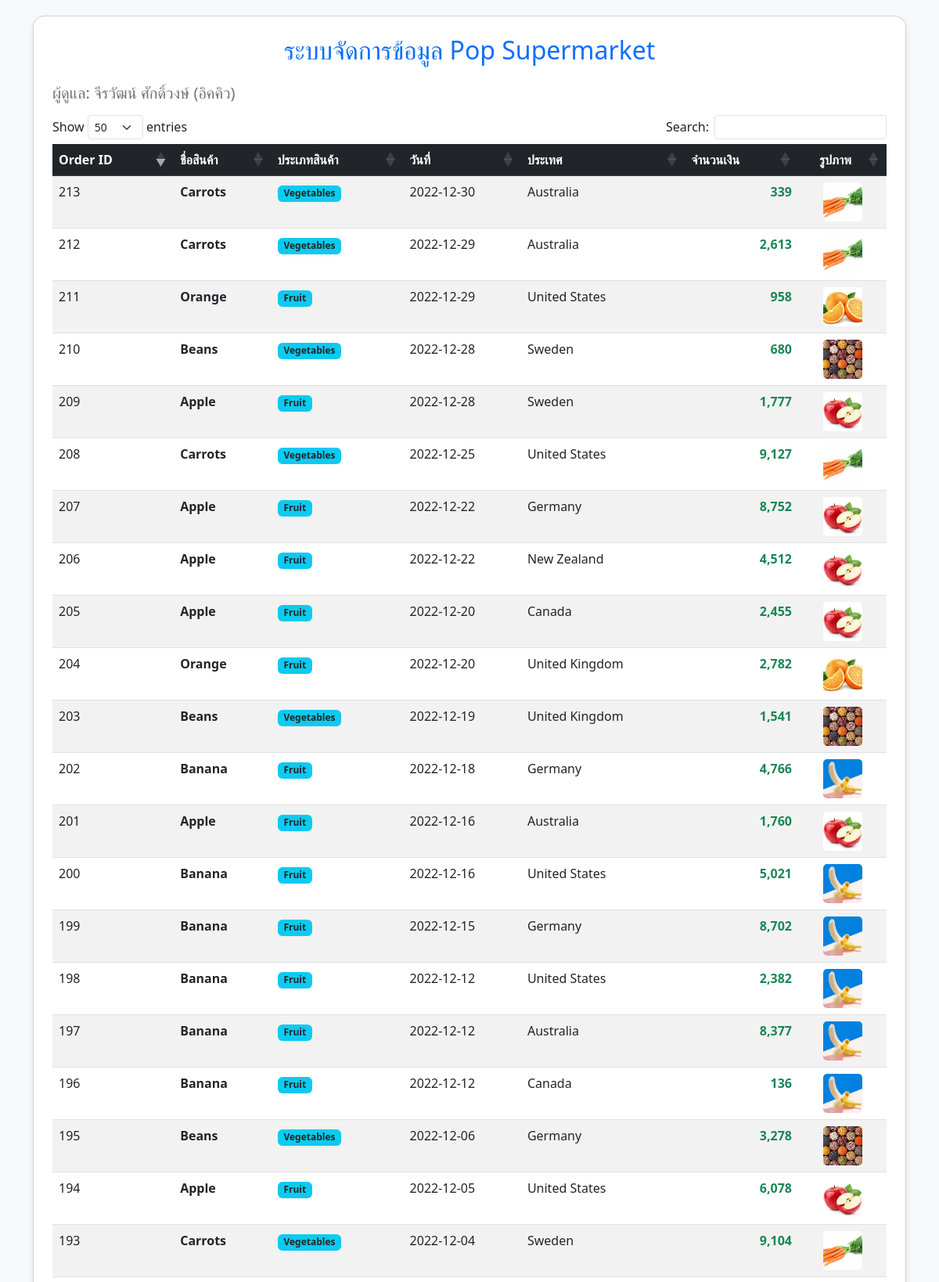
The app's page /jeerawat/g/c.php (upper part) with its own data.
### tables this page shows
CREATE TABLE `popsupermarket` (
  `p_order_id` int(11) NOT NULL,
  `p_product_name` varchar(100) NOT NULL,
  `p_category` varchar(100) NOT NULL,
  `p_date` date NOT NULL,
  `p_country` varchar(100) NOT NULL,
  `p_amount` int(9) NOT NULL
);

### jeerawat/g/c.php (the view, shortened to what this page needs)
<!doctype html>
<html lang="th">
<head>
    <link href="https://cdn.jsdelivr.net/npm/bootstrap@5.3.0/dist/css/bootstrap.min.css" rel="stylesheet">
    <link href="https://cdn.datatables.net/1.13.6/css/dataTables.bootstrap5.min.css" rel="stylesheet">
</head>
<body>
<div class="container">
    <div class="card p-4">
        <h2 class="mb-4 text-primary text-center">ระบบจัดการข้อมูล Pop Supermarket</h2>
        <h5 class="text-secondary mb-3">ผู้ดูแล: จีรวัฒน์ ศักดิ์วงษ์ (อิคคิว)</h5>
        <div class="table-responsive">
            <table id="myTable" class="table table-striped table-hover" style="width:100%">
                <thead class="table-dark">
                    <tr>
                        <th>Order ID</th>
                        <th>ชื่อสินค้า</th>
                        <th>ประเภทสินค้า</th>
                        <th>วันที่</th>
                        <th>ประเทศ</th>
                        <th>จำนวนเงิน</th>
                        <th class="text-center">รูปภาพ</th>
                    </tr>
                </thead>
                <tbody>
                <?php
                include_once("connectdb.php");
                $sql = "SELECT * FROM `popsupermarket`";
                $rs = mysqli_query($conn, $sql);
                while ($data = mysqli_fetch_array($rs)){
                ?>
                <tr>
                    <td><?php echo $data['p_order_id']; ?></td>
                    <td><strong><?php echo $data['p_product_name']; ?></strong></td>
                    <td><span class="badge bg-info text-dark"><?php echo $data['p_category']; ?></span></td>
                    <td><?php echo $data['p_date']; ?></td>
                    <td><?php echo $data['p_country']; ?></td>
                    <td class="text-end text-success fw-bold">
                        <?php echo number_format($data['p_amount'], 0); ?>
                    </td>
                    <td class="text-center">
                        <img src="images/<?php echo $data['p_product_name'];?>.jpg"
                             width="50" height="50"
                             onerror="this.src='https://via.placeholder.com/50?text=No+Img'">
                    </td>
                </tr>
                <?php
                }
                ?>
                </tbody>
            </table>
        </div>
    </div>
</div>
</body>
</html>

### jeerawat/g/c.php (style rules this page uses)
body { background-color: #f8f9fa; padding: 20px; }
.card { border-radius: 15px; box-shadow: 0 4px 8px rgba(0,0,0,0.1); }
.table img { border-radius: 5px; object-fit: cover; }

### records on screen
popsupermarket: p_order_id "193", p_product_name "Carrots", p_category "Vegetables", p_date "2022-12-04", p_country "Sweden", p_amount "9,104", p_product_name (picture)
popsupermarket: p_order_id "194", p_product_name "Apple", p_category "Fruit", p_date "2022-12-05", p_country "United States", p_amount "6,078", p_product_name (picture)
popsupermarket: p_order_id "195", p_product_name "Beans", p_category "Vegetables", p_date "2022-12-06", p_country "Germany", p_amount "3,278", p_product_name (picture)
popsupermarket: p_order_id "196", p_product_name "Banana", p_category "Fruit", p_date "2022-12-12", p_country "Canada", p_amount "136", p_product_name (picture)
popsupermarket: p_order_id "197", p_product_name "Banana", p_category "Fruit", p_date "2022-12-12", p_country "Australia", p_amount "8,377", p_product_name (picture)
popsupermarket: p_order_id "198", p_product_name "Banana", p_category "Fruit", p_date "2022-12-12", p_country "United States", p_amount "2,382", p_product_name (picture)
popsupermarket: p_order_id "199", p_product_name "Banana", p_category "Fruit", p_date "2022-12-15", p_country "Germany", p_amount "8,702", p_product_name (picture)
popsupermarket: p_order_id "200", p_product_name "Banana", p_category "Fruit", p_date "2022-12-16", p_country "United States", p_amount "5,021", p_product_name (picture)
popsupermarket: p_order_id "201", p_product_name "Apple", p_category "Fruit", p_date "2022-12-16", p_country "Australia", p_amount "1,760", p_product_name (picture)
popsupermarket: p_order_id "202", p_product_name "Banana", p_category "Fruit", p_date "2022-12-18", p_country "Germany", p_amount "4,766", p_product_name (picture)
popsupermarket: p_order_id "203", p_product_name "Beans", p_category "Vegetables", p_date "2022-12-19", p_country "United Kingdom", p_amount "1,541", p_product_name (picture)
popsupermarket: p_order_id "204", p_product_name "Orange", p_category "Fruit", p_date "2022-12-20", p_country "United Kingdom", p_amount "2,782", p_product_name (picture)
popsupermarket: p_order_id "205", p_product_name "Apple", p_category "Fruit", p_date "2022-12-20", p_country "Canada", p_amount "2,455", p_product_name (picture)
popsupermarket: p_order_id "206", p_product_name "Apple", p_category "Fruit", p_date "2022-12-22", p_country "New Zealand", p_amount "4,512", p_product_name (picture)
popsupermarket: p_order_id "207", p_product_name "Apple", p_category "Fruit", p_date "2022-12-22", p_country "Germany", p_amount "8,752", p_product_name (picture)
popsupermarket: p_order_id "208", p_product_name "Carrots", p_category "Vegetables", p_date "2022-12-25", p_country "United States", p_amount "9,127", p_product_name (picture)
popsupermarket: p_order_id "209", p_product_name "Apple", p_category "Fruit", p_date "2022-12-28", p_country "Sweden", p_amount "1,777", p_product_name (picture)
popsupermarket: p_order_id "210", p_product_name "Beans", p_category "Vegetables", p_date "2022-12-28", p_country "Sweden", p_amount "680", p_product_name (picture)
popsupermarket: p_order_id "211", p_product_name "Orange", p_category "Fruit", p_date "2022-12-29", p_country "United States", p_amount "958", p_product_name (picture)
popsupermarket: p_order_id "212", p_product_name "Carrots", p_category "Vegetables", p_date "2022-12-29", p_country "Australia", p_amount "2,613", p_product_name (picture)
popsupermarket: p_order_id "213", p_product_name "Carrots", p_category "Vegetables", p_date "2022-12-30", p_country "Australia", p_amount "339", p_product_name (picture)
